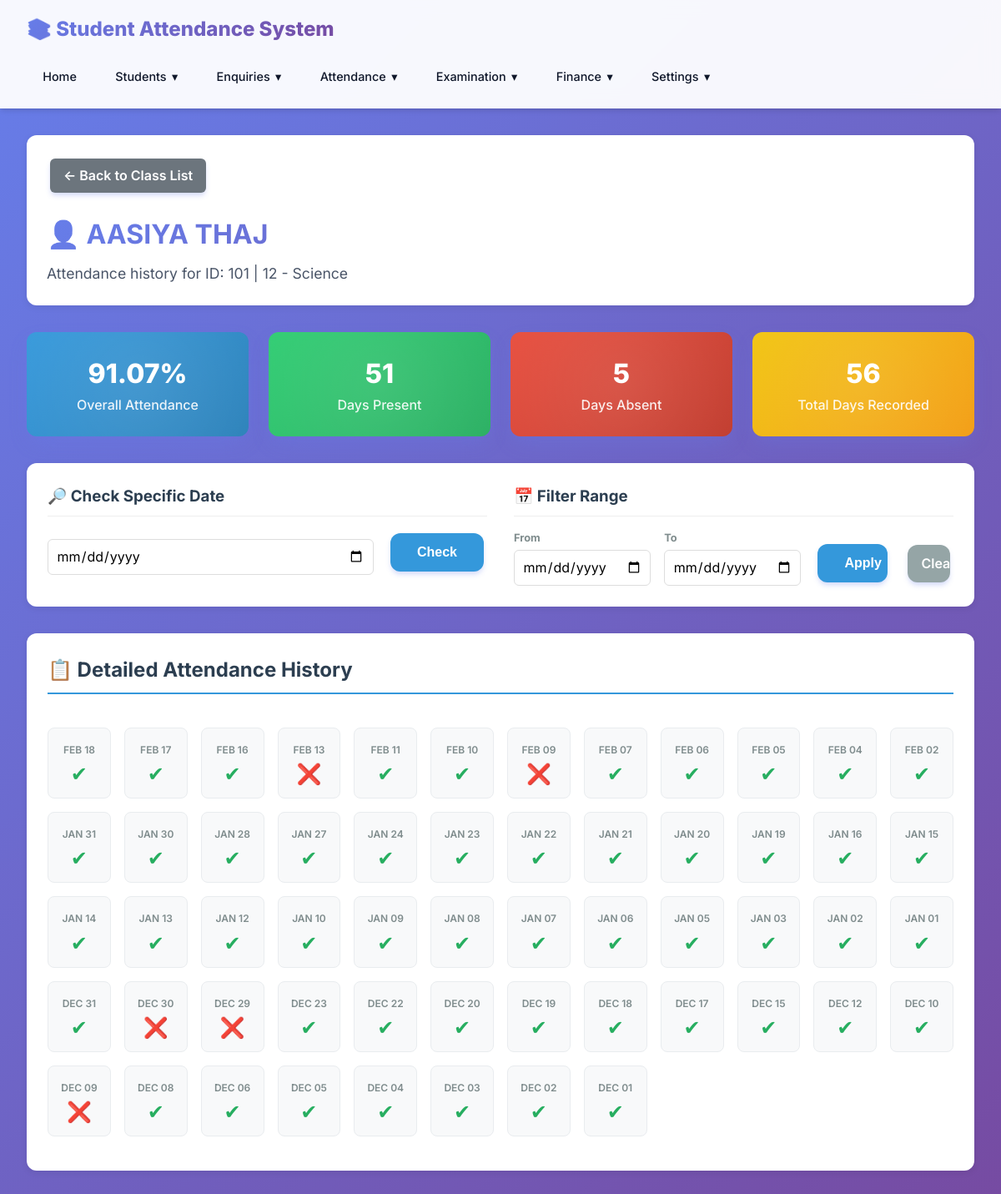
Screenshot of /attendance/student/53/ with the database file from the repository.
### students/models.py (models this page shows, shortened)
class Student(models.Model):
    STUDENT_TYPE_CHOICES = [
        ('hostel', 'Hostel'),
        ('day_scholar', 'Day Scholar'),
    ]
    student_id = models.CharField(max_length=50, unique=True)
    first_name = models.CharField(max_length=100)
    last_name = models.CharField(max_length=100)
    student_type = models.CharField(max_length=20, choices=STUDENT_TYPE_CHOICES, default='day_scholar')
    email = models.EmailField(blank=True)
    phone = models.CharField(max_length=20, blank=True)
    address = models.TextField(blank=True)
    created_at = models.DateTimeField(auto_now_add=True)
    updated_at = models.DateTimeField(auto_now=True)
    is_active = models.BooleanField(default=True)
    class Meta:
        ordering = ['last_name', 'first_name']
    @property
    def full_name(self):
        return f"{self.first_name} {self.last_name}"

class Enrollment(models.Model):
    student = models.ForeignKey(Student, on_delete=models.CASCADE, related_name='enrollments')
    academic_year = models.ForeignKey(AcademicYear, on_delete=models.CASCADE, related_name='enrollments')
    grade = models.CharField(max_length=50, help_text="Grade/Year for this session (e.g., 11, 12, 1st Year)")
    division = models.ForeignKey(Division, on_delete=models.SET_NULL, null=True, blank=True)
    room = models.ForeignKey(Room, on_delete=models.SET_NULL, null=True, blank=True)
    created_at = models.DateTimeField(auto_now_add=True)
    updated_at = models.DateTimeField(auto_now=True)
    class Meta:
        ordering = ['-academic_year__name', 'grade', 'division', 'student__last_name']
        unique_together = [['student', 'academic_year']]

class Division(models.Model):
    name = models.CharField(max_length=100, unique=True)
    description = models.TextField(blank=True)
    class Meta:
        ordering = ['name']

class Attendance(models.Model):
    ATTENDANCE_TYPE_CHOICES = [
        ('daily', 'Daily Attendance'),
        ('period', 'Period Attendance'),
        ('activity', 'Activity Attendance'),
    ]
    STATUS_CHOICES = [
        ('present', 'Present'),
        ('absent', 'Absent'),
        ('late', 'Late'),
        ('excused', 'Excused'),
    ]
    student = models.ForeignKey(Student, on_delete=models.CASCADE, related_name='attendances')
    enrollment = models.ForeignKey(Enrollment, on_delete=models.CASCADE, related_name='attendances')
    date = models.DateField(default=timezone.now)
    attendance_type = models.CharField(max_length=20, choices=ATTENDANCE_TYPE_CHOICES)
    status = models.CharField(max_length=20, choices=STATUS_CHOICES, default='present')
    period = models.ForeignKey(Period, on_delete=models.SET_NULL, null=True, blank=True)
    activity = models.ForeignKey(Activity, on_delete=models.SET_NULL, null=True, blank=True)
    remarks = models.TextField(blank=True)
    marked_by = models.CharField(max_length=100, blank=True)  # Name of person who marked attendance
    created_at = models.DateTimeField(auto_now_add=True)
    updated_at = models.DateTimeField(auto_now=True)
    class Meta:
        ordering = ['-date', 'enrollment', 'student']
        indexes = [
            models.Index(fields=['student', 'date']),
            models.Index(fields=['enrollment', 'date']),
            models.Index(fields=['date', 'attendance_type']),
            models.Index(fields=['student', 'date', 'attendance_type']),
            models.Index(fields=['enrollment', 'date', 'attendance_type']),
        ]

### students/views.py (the view, shortened to what this page needs)
# urls.py: path('attendance/student/<int:student_id>/', views.attendance_student_detail, name='attendance_student_detail'),
def attendance_student_detail(request, student_id):
    try:
        student = Student.objects.get(id=student_id)
    except Student.DoesNotExist:
        messages.error(request, "Student not found.")
        return redirect('students:attendance_list')
    active_year = AcademicYear.objects.filter(is_active=True).first()
    enrollment = Enrollment.objects.filter(student=student, academic_year=active_year).first()
    attendances = Attendance.objects.filter(student=student).order_by('-date')
    date_from = request.GET.get('date_from')
    date_to = request.GET.get('date_to')
    check_date = request.GET.get('check_date')
    check_result = None
    if date_from:
        attendances = attendances.filter(date__gte=date_from)
    if date_to:
        attendances = attendances.filter(date__lte=date_to)
    total_days = attendances.count()
    present_count = attendances.filter(status='present').count()
    late_count = attendances.filter(status='late').count()
    excused_count = attendances.filter(status='excused').count()
    absent_count = attendances.filter(status='absent').count()
    attended_count = present_count + late_count + excused_count
    percentage = 0
    if total_days > 0:
        percentage = round((attended_count / total_days) * 100, 2)
    context = {
        'student': student,
        'enrollment': enrollment,
        'attendances': attendances,
        'total_days': total_days,
        'present_count': present_count,
        'late_count': late_count,
        'excused_count': excused_count,
        'absent_count': absent_count,
        'percentage': percentage,
        'check_result': check_result,
        'current_filters': {
            'date_from': date_from,
            'date_to': date_to,
            'check_date': check_date
        }
    }
    return render(request, 'students/attendance_student_detail.html', context)

### students/templates/students/attendance_student_detail.html (shortened to what this page needs)
{% extends 'students/base.html' %}
{% block content %}
<div class="page-header" style="margin-bottom: 2rem; background: #fff; padding: 1.5rem; border-radius: 12px; box-shadow: 0 2px 8px rgba(0,0,0,0.08);">
    {% if enrollment %}
    <a href="{% url 'students:attendance_class_detail' enrollment.grade|default:'-' enrollment.division.id|default:0 %}" class="btn btn-secondary" style="margin-bottom: 1rem; padding: 0.5rem 1rem; border-radius: 6px; background: #6c757d; color: white; text-decoration: none; display: inline-block;">← Back to Class List</a>
    {% else %}
    <a href="{% url 'students:attendance_list' %}" class="btn btn-secondary" style="margin-bottom: 1rem; padding: 0.5rem 1rem; border-radius: 6px; background: #6c757d; color: white; text-decoration: none; display: inline-block;">← Back to List</a>
    {% endif %}
    <h1 style="color: #1a202c; font-size: 2rem; margin-bottom: 0.5rem; font-weight: 700;">👤 {{ student.full_name }}</h1>
    <p class="text-muted" style="color: #4a5568;">Attendance history for ID: {{ student.student_id }} {% if enrollment %}| {{ enrollment.grade }} - {{ enrollment.division.name|default:'No Division' }}{% endif %}</p>
</div>
<div class="stats" style="display: grid; grid-template-columns: repeat(auto-fit, minmax(200px, 1fr)); gap: 1.5rem; margin-bottom: 2rem;">
    <div class="stat-card" style="background: linear-gradient(135deg, #3498db 0%, #2980b9 100%); padding: 1.5rem; border-radius: 12px; color: white; text-align: center;">
        <h3 style="font-size: 2rem; margin: 0;">{{ percentage }}%</h3>
        <p style="margin: 0; opacity: 0.9;">Overall Attendance</p>
    </div>
    <div class="stat-card" style="background: linear-gradient(135deg, #2ecc71 0%, #27ae60 100%); padding: 1.5rem; border-radius: 12px; color: white; text-align: center;">
        <h3 style="font-size: 2rem; margin: 0;">{{ present_count }}</h3>
        <p style="margin: 0; opacity: 0.9;">Days Present</p>
    </div>
    <div class="stat-card" style="background: linear-gradient(135deg, #e74c3c 0%, #c0392b 100%); padding: 1.5rem; border-radius: 12px; color: white; text-align: center;">
        <h3 style="font-size: 2rem; margin: 0;">{{ absent_count }}</h3>
        <p style="margin: 0; opacity: 0.9;">Days Absent</p>
    </div>
    <div class="stat-card" style="background: linear-gradient(135deg, #f1c40f 0%, #f39c12 100%); padding: 1.5rem; border-radius: 12px; color: white; text-align: center;">
        <h3 style="font-size: 2rem; margin: 0;">{{ total_days }}</h3>
        <p style="margin: 0; opacity: 0.9;">Total Days Recorded</p>
    </div>
</div>
<div class="filter-form" style="background: #fff; padding: 1.5rem; border-radius: 12px; box-shadow: 0 2px 8px rgba(0,0,0,0.08); margin-bottom: 2rem; display: flex; flex-wrap: wrap; gap: 2rem;">
    <div style="flex: 1; min-width: 300px;">
        <h3 style="color: #2c3e50; margin-top: 0; margin-bottom: 1rem; border-bottom: 1px solid #eee; padding-bottom: 0.5rem;">🔎 Check Specific Date</h3>
        <form method="get" style="display: flex; gap: 1rem; align-items: flex-end;">
            <div class="form-group" style="margin-bottom: 0; flex-grow: 1;">
                <input type="date" name="check_date" value="{{ current_filters.check_date|default:'' }}" required style="width: 100%; padding: 0.6rem; border: 1px solid #ddd; border-radius: 6px;">
            </div>
            <button type="submit" class="btn btn-primary" style="background: #3498db; color: white;">Check</button>
        </form>
    </div>
    <div style="flex: 1; min-width: 300px;">
        <h3 style="color: #2c3e50; margin-top: 0; margin-bottom: 1rem; border-bottom: 1px solid #eee; padding-bottom: 0.5rem;">📅 Filter Range</h3>
        <form method="get" style="display: flex; gap: 1rem; align-items: flex-end;">
            <div class="form-group" style="margin-bottom: 0; flex: 1;">
                <label style="display: block; font-size: 0.8rem; font-weight: bold; margin-bottom: 0.2rem; color: #7f8c8d;">From</label>
                <input type="date" name="date_from" value="{{ current_filters.date_from|default:'' }}" style="width: 100%; padding: 0.6rem; border: 1px solid #ddd; border-radius: 6px;">
            </div>
            <div class="form-group" style="margin-bottom: 0; flex: 1;">
                <label style="display: block; font-size: 0.8rem; font-weight: bold; margin-bottom: 0.2rem; color: #7f8c8d;">To</label>
                <input type="date" name="date_to" value="{{ current_filters.date_to|default:'' }}" style="width: 100%; padding: 0.6rem; border: 1px solid #ddd; border-radius: 6px;">
            </div>
            <button type="submit" class="btn btn-primary" style="background: #3498db; color: white;">Apply</button>
            <a href="{% url 'students:attendance_student_detail' student.id %}?check_date={{ current_filters.check_date|default:'' }}" class="btn btn-secondary" style="background: #95a5a6; color: white; padding: 0.6rem 1rem;">Clear</a>
        </form>
    </div>
</div>
<div class="card" style="background: #fff; border-radius: 12px; box-shadow: 0 2px 8px rgba(0,0,0,0.08); padding: 1.5rem;">
    <h2 style="margin: 0 0 1.5rem 0; color: #2c3e50; border-bottom: 2px solid #3498db; padding-bottom: 0.5rem;">📋 Detailed Attendance History</h2>
    <div class="attendance-grid">
        {% for attendance in attendances %}
        <div class="attendance-day-box">
            <div class="date-label">{{ attendance.date|date:"M d" }}</div>
            <div class="icon-mark">
                {% if attendance.status == 'present' %}
                    <span style="color: #27ae60;">✔</span>
                {% elif attendance.status == 'absent' %}
                    <span style="color: #c0392b;">❌</span>
                {% elif attendance.status == 'late' %}
                    <span style="color: #f39c12;">⏰</span>
                {% elif attendance.status == 'excused' %}
                    <span style="color: #2980b9;">✔</span>
                {% else %}
                    <span style="color: #7f8c8d;">?</span>
                {% endif %}
            </div>
        </div>
        {% empty %}
        <div style="grid-column: 1 / -1; text-align: center; padding: 3rem; color: #7f8c8d; border: 1px dashed #ddd; border-radius: 8px;">
            <p style="font-size: 1.5rem; margin-bottom: 0.5rem;">📭</p>
            <strong>No attendance records found.</strong><br>
            <small>Try adjusting your date filters.</small>
        </div>
        {% endfor %}
    </div>
</div>
{% endblock %}

### students/templates/students/base.html (style rules this page uses)
* { margin: 0; padding: 0; box-sizing: border-box; }
:root { --primary: #6366f1; --primary-dark: #4f46e5; --primary-light: #818cf8; --secondary: #ec4899; --accent: #8b5cf6; --success: #10b981; --danger: #ef4444; --warning: #f59e0b; --dark: #0f172a; --dark-secondary: #1e293b; --light: #f8fafc; --gray: #64748b; --border: #e2e8f0; --shadow: rgba(0, 0, 0, 0.1); --gradient-1: linear-gradient(135deg, #667eea 0%, #764ba2 100%); --gradient-2: linear-gradient(135deg, #f093fb 0%, #f5576c 100%); --gradient-3: linear-gradient(135deg, #4facfe 0%, #00f2fe 100%); --gradient-4: linear-gradient(135deg, #43e97b 0%, #38f9d7 100%); }
body { font-family: 'Inter', -apple-system, BlinkMacSystemFont, 'Segoe UI', Roboto, sans-serif; background: linear-gradient(135deg, #667eea 0%, #764ba2 100%); color: var(--dark); min-height: 100vh; line-height: 1.6; }
.card { background: rgba(255, 255, 255, 0.95); backdrop-filter: blur(20px); border-radius: 24px; padding: 2.5rem; margin-bottom: 2rem; box-shadow: 0 20px 25px -5px rgba(0, 0, 0, 0.1), 0 10px 10px -5px rgba(0, 0, 0, 0.04); border: 1px solid rgba(255, 255, 255, 0.3); transition: all 0.3s cubic-bezier(0.4, 0, 0.2, 1); }
.btn { display: inline-block; padding: 0.875rem 2rem; background: var(--gradient-1); color: white; text-decoration: none; border-radius: 12px; border: none; cursor: pointer; transition: all 0.3s cubic-bezier(0.4, 0, 0.2, 1); font-size: 1rem; font-weight: 600; margin: 0.25rem; position: relative; overflow: hidden; box-shadow: 0 4px 6px -1px rgba(102, 126, 234, 0.3); }
.btn::before { content: ''; position: absolute; top: 50%; left: 50%; width: 0; height: 0; border-radius: 50%; background: rgba(255, 255, 255, 0.2); transform: translate(-50%, -50%); transition: width 0.6s, height 0.6s; }
.form-group { margin-bottom: 1.75rem; }
input[type="text"], input[type="date"], input[type="time"], input[type="email"], input[type="number"], input[type="file"], select, textarea { width: 100%; padding: 1rem; border: 2px solid var(--border); border-radius: 12px; font-size: 1rem; transition: all 0.3s ease; background: white; font-family: inherit; }
.stats { display: grid; grid-template-columns: repeat(auto-fit, minmax(240px, 1fr)); gap: 1.5rem; margin-bottom: 2rem; }
.stat-card { background: linear-gradient(135deg, #667eea 0%, #764ba2 100%); color: white; padding: 2rem; border-radius: 20px; text-align: center; position: relative; overflow: hidden; transition: all 0.3s cubic-bezier(0.4, 0, 0.2, 1); box-shadow: 0 10px 25px -5px rgba(102, 126, 234, 0.3); }
.stat-card::before { content: ''; position: absolute; top: -50%; right: -50%; width: 200%; height: 200%; background: radial-gradient(circle, rgba(255, 255, 255, 0.1) 0%, transparent 70%); animation: pulse 3s ease-in-out infinite; }
.stat-card h3 { font-size: 2.5rem; font-weight: 800; margin-bottom: 0.5rem; position: relative; z-index: 1; }
.stat-card p { opacity: 0.95; font-weight: 500; font-size: 1rem; position: relative; z-index: 1; }
.filter-form { background: rgba(255, 255, 255, 0.95); backdrop-filter: blur(20px); padding: 2rem; border-radius: 20px; margin-bottom: 2rem; border: 1px solid rgba(255, 255, 255, 0.3); box-shadow: 0 10px 25px -5px rgba(0, 0, 0, 0.1); }
.page-header { margin-bottom: 2.5rem; animation: fadeInDown 0.6s ease; }
.page-header h1 { font-size: 2.5rem; font-weight: 800; background: linear-gradient(135deg, #667eea 0%, #764ba2 100%); -webkit-background-clip: text; -webkit-text-fill-color: transparent; background-clip: text; margin-bottom: 0.5rem; }
.page-header p { color: var(--gray); font-size: 1.1rem; }

### students/templates/students/attendance_student_detail.html (style rules this page uses)
.attendance-grid { display: grid; grid-template-columns: repeat(auto-fill, minmax(70px, 1fr)); gap: 1rem; padding: 1rem 0; }
.attendance-day-box { position: relative; padding: 1rem 0.5rem; border-radius: 8px; background: #f8f9fa; border: 1px solid #e9ecef; text-align: center; cursor: pointer; transition: transform 0.2s, box-shadow 0.2s, background 0.2s; }
.attendance-day-box .date-label { font-size: 0.75rem; color: #7f8c8d; font-weight: 600; margin-bottom: 0.5rem; text-transform: uppercase; }
.attendance-day-box .icon-mark { font-size: 1.5rem; line-height: 1; }

### rows the page displays
Student: full_name "AASIYA THAJ", student_id "101"
Enrollment: grade "12", division.name "Science"
Attendance: date "JAN 16"
Attendance: date "JAN 09"
Attendance: date "JAN 05"
Attendance: date "JAN 02"
Attendance: date "JAN 01"
Attendance: date "DEC 31"
Attendance: date "DEC 30"
Attendance: date "DEC 29"
Attendance: date "DEC 23"
Attendance: date "DEC 22"
Attendance: date "DEC 20"
Attendance: date "DEC 19"
Attendance: date "DEC 18"
Attendance: date "DEC 17"
Attendance: date "DEC 15"
Attendance: date "DEC 12"
Attendance: date "DEC 10"
Attendance: date "DEC 09"
Attendance: date "DEC 08"
Attendance: date "DEC 06"
Attendance: date "DEC 05"
Attendance: date "DEC 04"
Attendance: date "DEC 03"
Attendance: date "DEC 02"
Attendance: date "DEC 01"

### other values shown
{{ percentage }} "91.07"
{{ present_count }} "51"
{{ absent_count }} "5"
{{ total_days }} "56"
